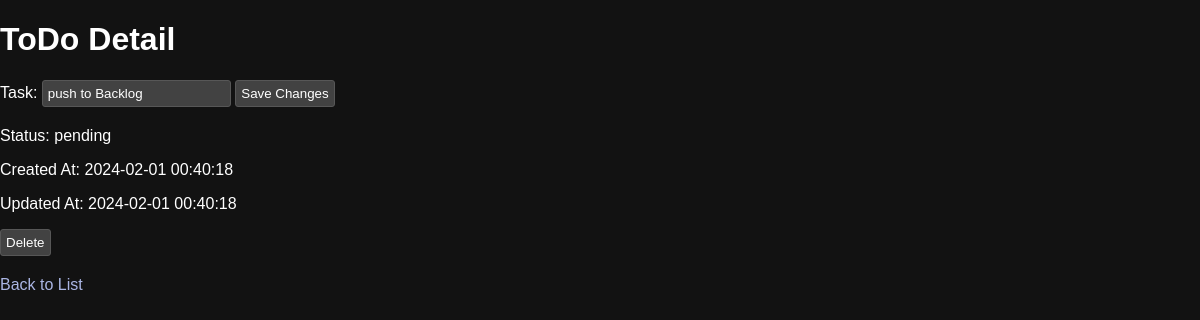
Screenshot of /todo/2 with the database file from the repository.
### tables this page shows
CREATE TABLE TODOS
                        (ID INTEGER PRIMARY KEY AUTOINCREMENT,
                        TASK TEXT NOT NULL,
                        STATUS TEXT NOT NULL,
                        CREATED_AT TIMESTAMP DEFAULT CURRENT_TIMESTAMP,
                        UPDATED_AT TIMESTAMP DEFAULT CURRENT_TIMESTAMP,
                        ITEM_ORDER INTEGER);

### app.py (the view)
@app.route('/todo/<int:id>')
def todo_detail(id):
    conn = get_db_connection()
    cursor = conn.cursor()
    cursor.execute("SELECT * FROM TODOS WHERE ID = ?", (id,))
    todo = cursor.fetchone()
    conn.close()
    return render_template('todo_detail.html', todo=todo)

### app.py (called while the page is built)
def get_db_connection():
    db_path = os.path.join(app.root_path, 'todo.db')
    conn = sqlite3.connect(db_path)
    conn.row_factory = sqlite3.Row
    return conn

### templates/todo_detail.html (shortened to what this page needs)
<!DOCTYPE html>
<html>
<head>
    <link rel="stylesheet" type="text/css" href="{{ url_for('static', filename='css/style.css') }}">
</head>
<body>
    <h1>ToDo Detail</h1>
    <form method="post" action="/edit/{{ todo['ID'] }}">
        <label for="task">Task:</label>
        <input type="text" id="task" name="task" value="{{ todo['TASK'] }}">
        <input type="submit" value="Save Changes">
    </form>
    <p>Status: {{ todo['STATUS'] }}</p>
    <p>Created At: {{ todo['CREATED_AT'] }}</p>
    <p>Updated At: {{ todo['UPDATED_AT'] }}</p>
    <form method="post" action="/delete/{{ todo['ID'] }}">
        <input type="submit" value="Delete" onclick="return confirm('Are you sure you want to delete this item?');">
    </form>
    <a href="/">Back to List</a>
</body>
</html>

### static/css/style.css (style rules this page uses)
body { font-family: Arial, sans-serif; margin: 0; padding: 0; background-color: #121212; color: #fff; }
h1 { color: #fff; }
form { margin-bottom: 20px; }
a { color: rgb(171, 182, 228); text-decoration: none; transition: color 0.3s ease-in-out, text-decoration 0.3s ease-in-out; }
input[type="text"], input[type="submit"] { background-color: #424242; color: white; border: 1px solid #575757; padding: 5px; border-radius: 3px; transition: background-color 0.3s, border-color 0.3s; }

### rows the page displays
TODOS: task "push to Backlog", STATUS "pending", CREATED_AT "2024-02-01 00:40:18", UPDATED_AT "2024-02-01 00:40:18"
